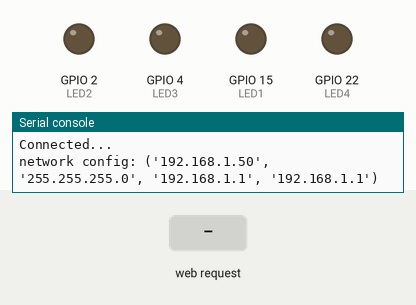
Recording of a program running on a simulated ESP32 board running MicroPython. On the bench: output pins drawn as LEDs (lit = HIGH), the last lines printed to the serial console. Inputs (shaded band) come from the test bench. WiFi joins after 1.5 s.

Above: at 3.7 s.
3.8 s: HTTP request GET /?LED1=ON received
At 5.0 s:
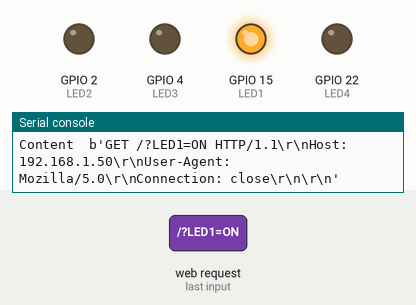
5.3 s: HTTP request GET /?LED2=ON received
At 6.4 s:
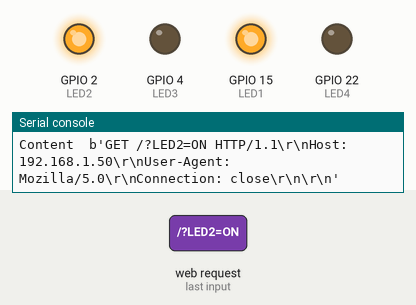
6.8 s: HTTP request GET /?LED1=OFF received
At 7.5 s:
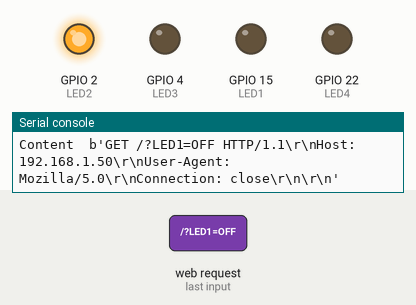
8.3 s: HTTP request GET /?LED3=ON received
At 8.7 s:
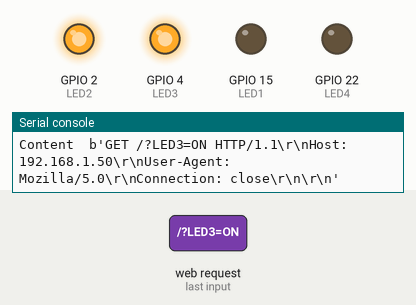
9.8 s: HTTP request GET /?LED2=OFF received
At 11.0 s:
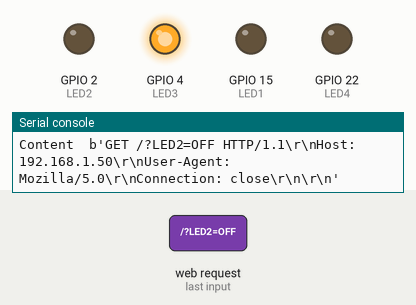
11.3 s: HTTP request GET /?LED4=ON received
At 12.1 s:
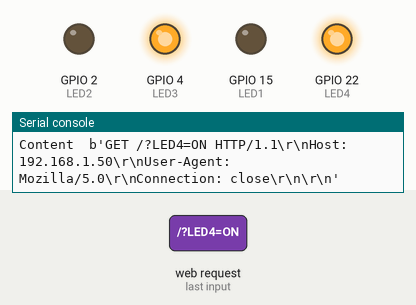
Timing chart, 0 to 13.8 s (numbered marks = the images above; inputs shaded):
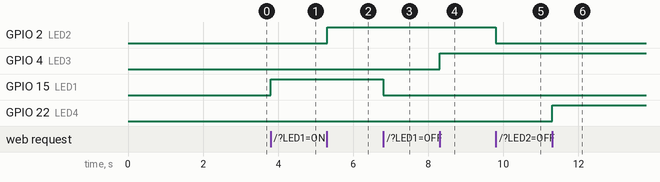

The program:

webserver.py
```python
import machine
import usocket as socket
import time
import network


timeout = 0 # WiFi Connection Timeout variable

wifi = network.WLAN(network.STA_IF)

# Restarting WiFi
wifi.active(False)
time.sleep(0.5)
wifi.active(True)

wifi.connect('Galaxy','123456789')

if not wifi.isconnected():
    print('connecting..')
    while (not wifi.isconnected() and timeout < 5):
        print(5 - timeout)
        timeout = timeout + 1
        time.sleep(1)

if(wifi.isconnected()):
    print('Connected...')
    print('network config:', wifi.ifconfig())

# HTML Document

html='''<!DOCTYPE html>
<html>
<center><h2>ESP32 Webserver </h2></center>
<form>
<center>
<h3> LED1 </h3>
<button name="LED1" value='ON' type='submit'>  ON </button>
<button name="LED1" value='OFF' type='submit'> OFF </button>
<h3> LED2 </h3>
<button name="LED2" value='ON' type='submit'>  ON </button>
<button name="LED2" value='OFF' type='submit'> OFF </button>
<h3> LED3 </h3>
<button name="LED3" value='ON' type='submit'>  ON </button>
<button name="LED3" value='OFF' type='submit'> OFF </button>
<h3> LED4 </h3>
<button name="LED4" value='ON' type='submit'>  ON </button>
<button name="LED4" value='OFF' type='submit'> OFF </button>
</center>
</form>
</html>
'''

# Output Pin Declaration
LED1 = machine.Pin(15,machine.Pin.OUT)
LED1.value(0)

LED2 = machine.Pin(2,machine.Pin.OUT)
LED2.value(0)

LED3 = machine.Pin(4,machine.Pin.OUT)
LED3.value(0)

LED4 = machine.Pin(22,machine.Pin.OUT)
LED4.value(0)

# Initialising Socket
s = socket.socket(socket.AF_INET,socket.SOCK_STREAM) # AF_INET - Internet Socket, SOCK_STREAM - TCP protocol

Host = '' # Empty means, it will allow all IP address to connect
Port = 80 # HTTP port
s.bind(('',80)) # Host,Port

s.listen(5) # It will handle maximum 5 clients at a time

# main loop
while True:
  connection_socket,address=s.accept() # Storing Conn_socket & address of new client connected
  print("Got a connection from ", address)
  request=connection_socket.recv(1024) # Storing Response coming from client
  print("Content ", request) # Printing Response
  request=str(request) # Coverting Bytes to String
  # Comparing & Finding Postion of word in String
  LED1_ON =request.find('/?LED1=ON')
  LED1_OFF =request.find('/?LED1=OFF')

  LED2_ON =request.find('/?LED2=ON')
  LED2_OFF =request.find('/?LED2=OFF')

  LED3_ON =request.find('/?LED3=ON')
  LED3_OFF =request.find('/?LED3=OFF')

  LED4_ON =request.find('/?LED4=ON')
  LED4_OFF =request.find('/?LED4=OFF')

  if(LED1_ON==6):
    LED1.value(1)
  if(LED1_OFF==6):
    LED1.value(0)

  if(LED2_ON==6):
    LED2.value(1)
  if(LED2_OFF==6):
    LED2.value(0)

  if(LED3_ON==6):
    LED3.value(1)
  if(LED3_OFF==6):
    LED3.value(0)

  if(LED4_ON==6):
    LED4.value(1)
  if(LED4_OFF==6):
    LED4.value(0)

  # Sending HTML document in response everytime to all connected clients
  response=html
  connection_socket.send(response)

  #Closing the socket
  connection_socket.close()
```

Measured:
- after the input at 3.8 s, GPIO 15 (LED1): LOW → HIGH at once
- after the input at 5.3 s, GPIO 2 (LED2): LOW → HIGH at once
- after the input at 6.8 s, GPIO 15 (LED1): HIGH → LOW at once
- after the input at 8.3 s, GPIO 4 (LED3): LOW → HIGH at once
- after the input at 9.8 s, GPIO 2 (LED2): HIGH → LOW at once
- after the input at 11.3 s, GPIO 22 (LED4): LOW → HIGH at once
